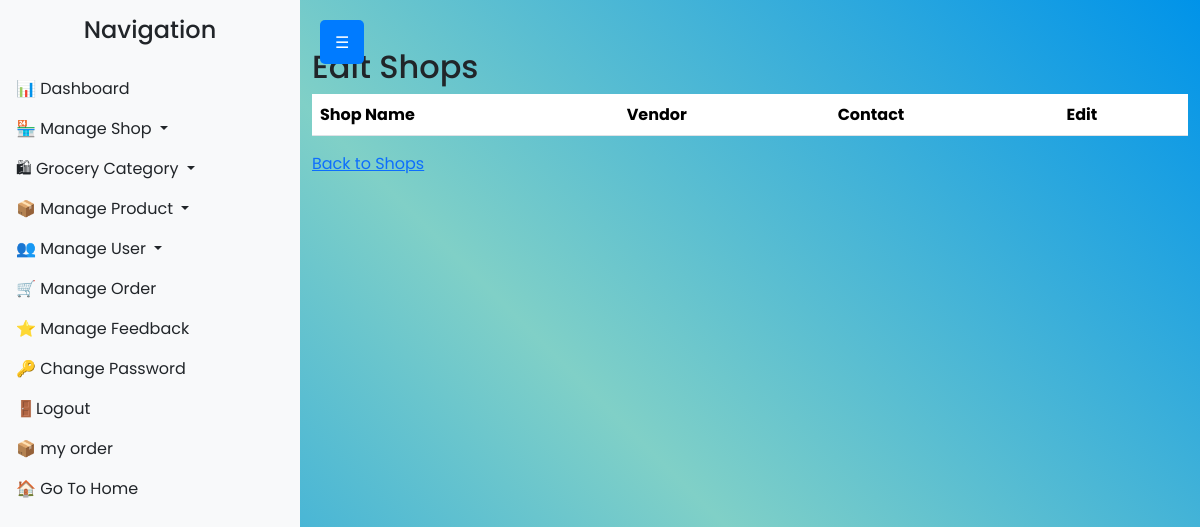
The app's page /edit/, older data.
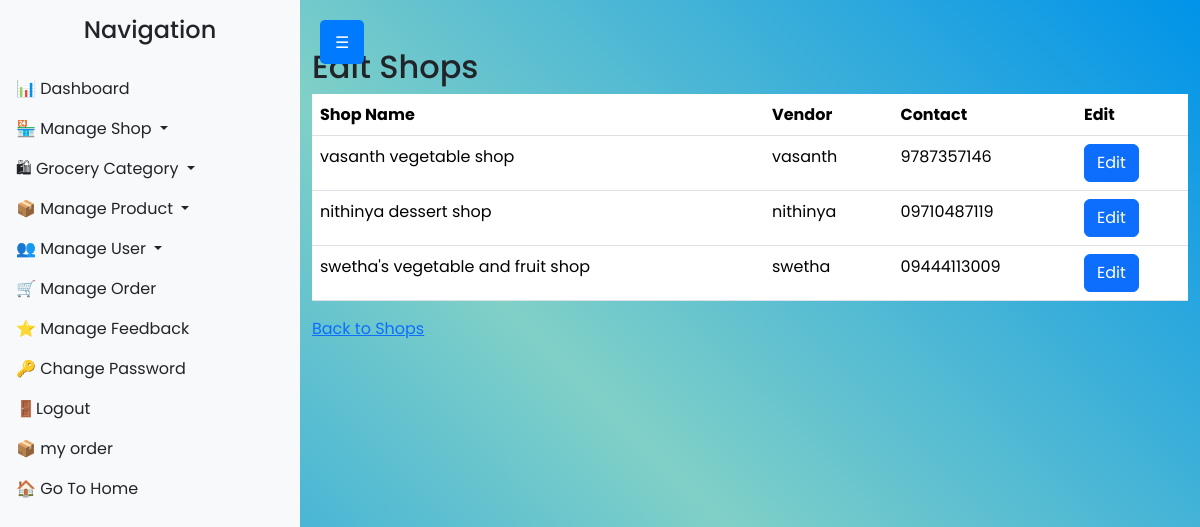
The same page, newer data.
### Grocery_app1/models.py (models this page shows, shortened)
class ShopRegistrationRequest(models.Model):
    user = models.OneToOneField(User, on_delete=models.CASCADE,related_name='shop')
    shop_name = models.CharField(max_length=200)
    description = models.TextField(blank=True, null=True)
    address = models.TextField()
    contact_number = models.CharField(max_length=15)
    logo = models.ImageField(upload_to="shop_logos/", blank=True, null=True)
    is_approved = models.BooleanField(default=False)
    created_at = models.DateTimeField(auto_now_add=True)

### dashboard/views.py (the view)
# urls.py: path('edit/', dashboard_views.edit_shops, name='edit_shops'),  # Page listing all shops
def edit_shops(request):
    shops = ShopRegistrationRequest.objects.all()  # Get all shops
    return render(request, 'dashboards/admin/edit_shop.html', {'shops': shops})

### templates/dashboards/admin/edit_shop.html (shortened to what this page needs)
{%include 'header.html'%}
{% block navbar_admin %}
    {% include 'dashboards/admin/admin_nav.html' %}
{% endblock %}
<div class="main-content" id="content">
    <div class="container mt-5">
        <h2>Edit Shops</h2>
        <table class="table">
            <thead>
                <tr>
                    <th>Shop Name</th>
                    <th>Vendor</th>
                    <th>Contact</th>
                    <th>Edit</th>
                </tr>
            </thead>
            <tbody>
                {% for shop in shops %}
                <tr>
                    <td>{{ shop.shop_name }}</td>
                    <td>{{ shop.user.username }}</td>
                    <td>{{ shop.contact_number }}</td>
                    <td>
                        <a href="{% url 'edit_shop_detail' shop.id %}" class="btn btn-primary">Edit</a>
                    </td>
                </tr>
                {% endfor %}
            </tbody>
        </table>
    <a href="{% url 'view_shops' %}">Back to Shops</a>
</div>
</div>

Row changes from the older to the newer data that the page shows:
added ShopRegistrationRequest: shop_name "vasanth vegetable shop", user.username "vasanth", contact_number "9787357146"
added ShopRegistrationRequest: shop_name "nithinya dessert shop", user.username "nithinya", contact_number "09710487119"
added ShopRegistrationRequest: shop_name "swetha's vegetable and fruit shop", user.username "swetha", contact_number "09444113009"
